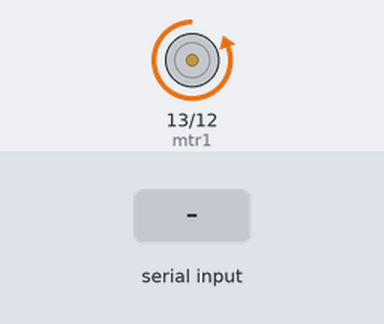
This sketch was run on a simulated Arduino Uno, built with avr-gcc and run on an emulated ATmega328P. On the bench: motor-driver pin pairs drawn as motors (green arrow = first pin HIGH = forward, orange = second pin HIGH = backward, longer = more drive). Inputs (shaded band) come from the test bench.

Above: at 0.01 s.
At 1.3 s:
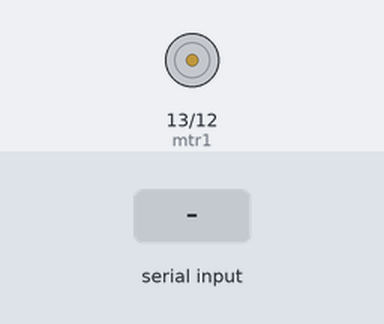
1.4 s: "a" received over Serial
At 1.46 s:
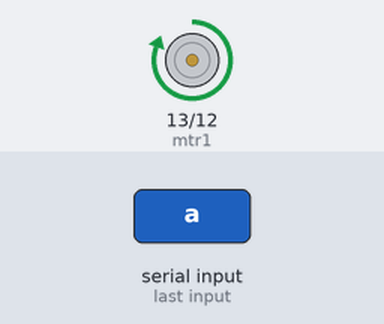
Timing chart, 0 to 4.4 s (numbered marks = the images above; inputs shaded):
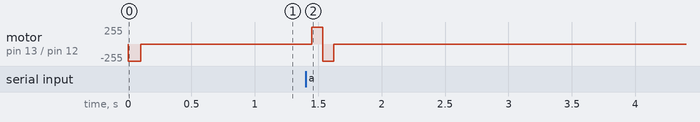

Measured:
- after the input at 1.4 s, motor on pin 13 (mtr1) / pin 12 (mtr2): stopped → forward 255/255 after 0.05 s, → backward 255/255 0.09 s later, → stopped 0.09 s later

The sketch:

PDS_PROJECT.ino
```cpp
int mtr1 = 13;
int mtr2 = 12;

void setup()
{
  pinMode(mtr1, OUTPUT);
  pinMode(mtr2, OUTPUT);
  Serial.begin(9600);
  digitalWrite(mtr1, LOW);
  digitalWrite(mtr2, HIGH);
  delay(100);
  digitalWrite(mtr1, LOW);
  digitalWrite(mtr2, LOW);
}

void loop()
{
  if(Serial.available() > 0)
  {
    char input = (char)Serial.read();

    if(input == 'a')
    {
      toggleDick();
    }
    else if(input == 'b')
    {
      //digitalWrite(13, LOW);
    }
  }
  delay(50);
}

void toggleDick()
{
  digitalWrite(mtr1, HIGH);
  digitalWrite(mtr2, LOW);
  delay(85);
  digitalWrite(mtr1, LOW);
  digitalWrite(mtr2, HIGH);
  delay(85);
  digitalWrite(mtr1, LOW);
  digitalWrite(mtr2, LOW);
  delay(75);
}
```
